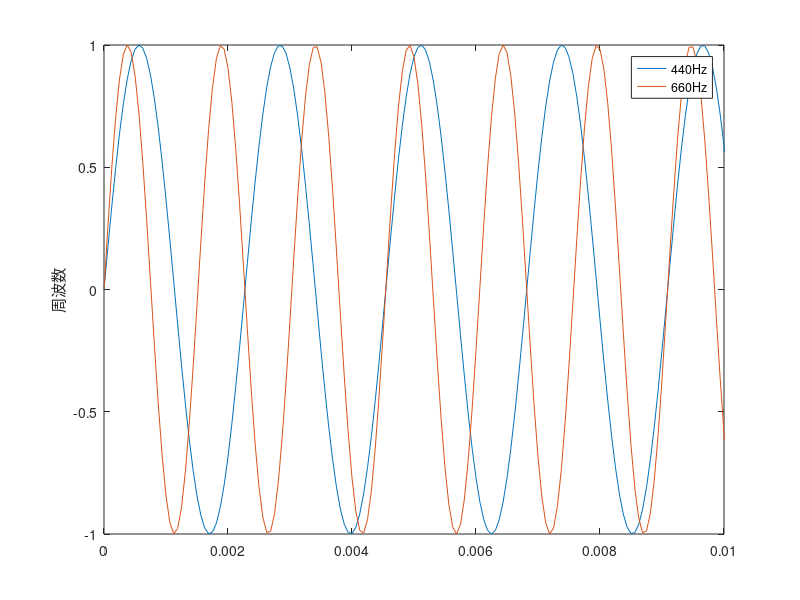

MATLAB code to generate this figure:
clear;

Fs = 16000;
f1 = 440;
f2 = 660;
t = [0:Fs-1]/Fs;
y1 = sin(2*pi*f1*t);
y2 = sin(2*pi*f2*t);

plot(t, y1, t, y2);
legend('440Hz', '660Hz');
axis([0 0.01 -1 1]);
ylabel("周波数");

sound(y1, Fs);
sound(y2, Fs);